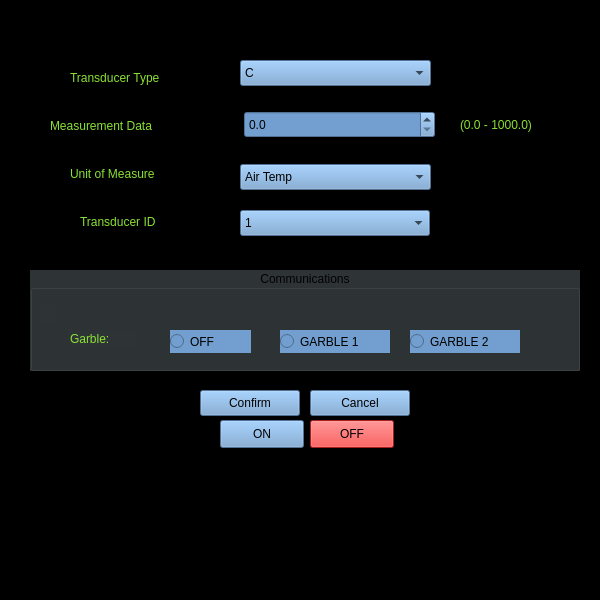
<?xml version="1.0" encoding="UTF-8"?>
<ui version="4.0">
 <class>XDR</class>
 <widget class="QFrame" name="XDR">
  <property name="geometry">
   <rect>
    <x>0</x>
    <y>0</y>
    <width>600</width>
    <height>600</height>
   </rect>
  </property>
  <property name="windowTitle">
   <string>Frame</string>
  </property>
  <property name="styleSheet">
   <string notr="true">background-color: rgb(0, 0, 0);</string>
  </property>
  <widget class="QComboBox" name="cb_TranType">
   <property name="geometry">
    <rect>
     <x>240</x>
     <y>60</y>
     <width>191</width>
     <height>26</height>
    </rect>
   </property>
   <property name="styleSheet">
    <string notr="true">background-color: rgb(114, 159, 207);</string>
   </property>
   <item>
    <property name="text">
     <string>C</string>
    </property>
   </item>
   <item>
    <property name="text">
     <string>A</string>
    </property>
   </item>
   <item>
    <property name="text">
     <string>D</string>
    </property>
   </item>
   <item>
    <property name="text">
     <string>F</string>
    </property>
   </item>
   <item>
    <property name="text">
     <string>N</string>
    </property>
   </item>
   <item>
    <property name="text">
     <string>P</string>
    </property>
   </item>
   <item>
    <property name="text">
     <string>R</string>
    </property>
   </item>
   <item>
    <property name="text">
     <string>T</string>
    </property>
   </item>
   <item>
    <property name="text">
     <string>H</string>
    </property>
   </item>
   <item>
    <property name="text">
     <string>V</string>
    </property>
   </item>
   <item>
    <property name="text">
     <string>G</string>
    </property>
   </item>
   <item>
    <property name="text">
     <string>I</string>
    </property>
   </item>
   <item>
    <property name="text">
     <string>U</string>
    </property>
   </item>
   <item>
    <property name="text">
     <string>S</string>
    </property>
   </item>
   <item>
    <property name="text">
     <string>L</string>
    </property>
   </item>
  </widget>
  <widget class="QPushButton" name="XDR_confirm">
   <property name="geometry">
    <rect>
     <x>200</x>
     <y>390</y>
     <width>100</width>
     <height>26</height>
    </rect>
   </property>
   <property name="styleSheet">
    <string notr="true">background-color: rgb(114, 159, 207);</string>
   </property>
   <property name="text">
    <string>Confirm</string>
   </property>
  </widget>
  <widget class="QDoubleSpinBox" name="sp_TranMeasurement">
   <property name="geometry">
    <rect>
     <x>244</x>
     <y>111</y>
     <width>191</width>
     <height>27</height>
    </rect>
   </property>
   <property name="styleSheet">
    <string notr="true">background-color: rgb(114, 159, 207);</string>
   </property>
   <property name="decimals">
    <number>1</number>
   </property>
   <property name="maximum">
    <double>1000.000000000000000</double>
   </property>
  </widget>
  <widget class="QLabel" name="label_2">
   <property name="geometry">
    <rect>
     <x>50</x>
     <y>118</y>
     <width>161</width>
     <height>16</height>
    </rect>
   </property>
   <property name="text">
    <string>&lt;html&gt;&lt;head/&gt;&lt;body&gt;&lt;p&gt;&lt;span style=&quot; color:#8ae234;&quot;&gt;Measurement Data&lt;/span&gt;&lt;/p&gt;&lt;/body&gt;&lt;/html&gt;</string>
   </property>
  </widget>
  <widget class="QLabel" name="label_5">
   <property name="geometry">
    <rect>
     <x>460</x>
     <y>117</y>
     <width>101</width>
     <height>16</height>
    </rect>
   </property>
   <property name="text">
    <string>&lt;html&gt;&lt;head/&gt;&lt;body&gt;&lt;p&gt;&lt;span style=&quot; color:#8ae234;&quot;&gt;(0.0 - 1000.0)&lt;/span&gt;&lt;/p&gt;&lt;/body&gt;&lt;/html&gt;</string>
   </property>
  </widget>
  <widget class="QPushButton" name="XDR_cancel">
   <property name="geometry">
    <rect>
     <x>310</x>
     <y>390</y>
     <width>100</width>
     <height>26</height>
    </rect>
   </property>
   <property name="styleSheet">
    <string notr="true">background-color: rgb(114, 159, 207);</string>
   </property>
   <property name="text">
    <string>Cancel</string>
   </property>
  </widget>
  <widget class="QLabel" name="label_4">
   <property name="geometry">
    <rect>
     <x>80</x>
     <y>214</y>
     <width>161</width>
     <height>16</height>
    </rect>
   </property>
   <property name="text">
    <string>&lt;html&gt;&lt;head/&gt;&lt;body&gt;&lt;p&gt;&lt;span style=&quot; color:#8ae234;&quot;&gt;Transducer ID&lt;/span&gt;&lt;/p&gt;&lt;/body&gt;&lt;/html&gt;</string>
   </property>
  </widget>
  <widget class="QComboBox" name="cb_Unit">
   <property name="geometry">
    <rect>
     <x>240</x>
     <y>164</y>
     <width>191</width>
     <height>26</height>
    </rect>
   </property>
   <property name="styleSheet">
    <string notr="true">background-color: rgb(114, 159, 207);</string>
   </property>
   <item>
    <property name="text">
     <string>Air Temp</string>
    </property>
   </item>
   <item>
    <property name="text">
     <string>Dew Point </string>
    </property>
   </item>
   <item>
    <property name="text">
     <string>Angular Displacement</string>
    </property>
   </item>
   <item>
    <property name="text">
     <string>Linear Displacement </string>
    </property>
   </item>
   <item>
    <property name="text">
     <string>Frequency</string>
    </property>
   </item>
   <item>
    <property name="text">
     <string>Flow Rate</string>
    </property>
   </item>
   <item>
    <property name="text">
     <string>Air Pressure</string>
    </property>
   </item>
   <item>
    <property name="text">
     <string>Tachometer</string>
    </property>
   </item>
   <item>
    <property name="text">
     <string>Relative Humidity</string>
    </property>
   </item>
   <item>
    <property name="text">
     <string>Volume</string>
    </property>
   </item>
   <item>
    <property name="text">
     <string>Generic</string>
    </property>
   </item>
   <item>
    <property name="text">
     <string>Current </string>
    </property>
   </item>
   <item>
    <property name="text">
     <string>Voltage</string>
    </property>
   </item>
   <item>
    <property name="text">
     <string>Force</string>
    </property>
   </item>
   <item>
    <property name="text">
     <string>Switch / Valve</string>
    </property>
   </item>
   <item>
    <property name="text">
     <string>Salinity</string>
    </property>
   </item>
   <item>
    <property name="text">
     <string>Visibility</string>
    </property>
   </item>
  </widget>
  <widget class="QLabel" name="label_3">
   <property name="geometry">
    <rect>
     <x>70</x>
     <y>166</y>
     <width>161</width>
     <height>16</height>
    </rect>
   </property>
   <property name="text">
    <string>&lt;html&gt;&lt;head/&gt;&lt;body&gt;&lt;p&gt;&lt;span style=&quot; color:#8ae234;&quot;&gt;Unit of Measure&lt;/span&gt;&lt;/p&gt;&lt;/body&gt;&lt;/html&gt;</string>
   </property>
  </widget>
  <widget class="QGroupBox" name="topBox">
   <property name="geometry">
    <rect>
     <x>30</x>
     <y>270</y>
     <width>550</width>
     <height>101</height>
    </rect>
   </property>
   <property name="styleSheet">
    <string notr="true">background-color: rgb(136, 138, 133);
background-color: rgb(46, 52, 54);</string>
   </property>
   <property name="title">
    <string>Communications</string>
   </property>
   <property name="alignment">
    <set>Qt::AlignCenter</set>
   </property>
   <widget class="QLabel" name="label_6">
    <property name="geometry">
     <rect>
      <x>10</x>
      <y>34</y>
      <width>16</width>
      <height>18</height>
     </rect>
    </property>
    <property name="text">
     <string/>
    </property>
   </widget>
   <widget class="QLabel" name="label_7">
    <property name="geometry">
     <rect>
      <x>40</x>
      <y>60</y>
      <width>66</width>
      <height>18</height>
     </rect>
    </property>
    <property name="text">
     <string>&lt;html&gt;&lt;head/&gt;&lt;body&gt;&lt;p&gt;&lt;span style=&quot; color:#8ae234;&quot;&gt;Garble:&lt;/span&gt;&lt;/p&gt;&lt;/body&gt;&lt;/html&gt;</string>
    </property>
   </widget>
   <widget class="QRadioButton" name="radioButton_26">
    <property name="geometry">
     <rect>
      <x>140</x>
      <y>60</y>
      <width>81</width>
      <height>23</height>
     </rect>
    </property>
    <property name="styleSheet">
     <string notr="true">background-color: rgb(114, 159, 207);</string>
    </property>
    <property name="text">
     <string>OFF</string>
    </property>
   </widget>
   <widget class="QRadioButton" name="radioButton_27">
    <property name="geometry">
     <rect>
      <x>380</x>
      <y>60</y>
      <width>110</width>
      <height>23</height>
     </rect>
    </property>
    <property name="styleSheet">
     <string notr="true">background-color: rgb(114, 159, 207);</string>
    </property>
    <property name="text">
     <string>GARBLE 2</string>
    </property>
   </widget>
   <widget class="QRadioButton" name="radioButton_28">
    <property name="geometry">
     <rect>
      <x>250</x>
      <y>60</y>
      <width>110</width>
      <height>23</height>
     </rect>
    </property>
    <property name="styleSheet">
     <string notr="true">background-color: rgb(114, 159, 207);</string>
    </property>
    <property name="text">
     <string>GARBLE 1</string>
    </property>
   </widget>
  </widget>
  <widget class="QComboBox" name="cb_Tid">
   <property name="geometry">
    <rect>
     <x>240</x>
     <y>210</y>
     <width>190</width>
     <height>26</height>
    </rect>
   </property>
   <property name="styleSheet">
    <string notr="true">background-color: rgb(114, 159, 207);</string>
   </property>
   <item>
    <property name="text">
     <string>1</string>
    </property>
   </item>
   <item>
    <property name="text">
     <string>2</string>
    </property>
   </item>
   <item>
    <property name="text">
     <string>3</string>
    </property>
   </item>
   <item>
    <property name="text">
     <string>4</string>
    </property>
   </item>
   <item>
    <property name="text">
     <string>5</string>
    </property>
   </item>
  </widget>
  <widget class="QLabel" name="label">
   <property name="geometry">
    <rect>
     <x>70</x>
     <y>70</y>
     <width>161</width>
     <height>16</height>
    </rect>
   </property>
   <property name="text">
    <string>&lt;html&gt;&lt;head/&gt;&lt;body&gt;&lt;p&gt;&lt;span style=&quot; color:#8ae234;&quot;&gt;Transducer Type &lt;/span&gt;&lt;/p&gt;&lt;/body&gt;&lt;/html&gt;</string>
   </property>
  </widget>
  <widget class="QPushButton" name="pushButton">
   <property name="geometry">
    <rect>
     <x>220</x>
     <y>420</y>
     <width>84</width>
     <height>28</height>
    </rect>
   </property>
   <property name="styleSheet">
    <string notr="true">background-color: rgb(114, 159, 207);</string>
   </property>
   <property name="text">
    <string>ON</string>
   </property>
  </widget>
  <widget class="QPushButton" name="pushButton_3">
   <property name="geometry">
    <rect>
     <x>310</x>
     <y>420</y>
     <width>84</width>
     <height>28</height>
    </rect>
   </property>
   <property name="styleSheet">
    <string notr="true">background-color: rgb(239, 41, 41);</string>
   </property>
   <property name="text">
    <string>OFF</string>
   </property>
  </widget>
 </widget>
 <resources/>
 <connections/>
</ui>
